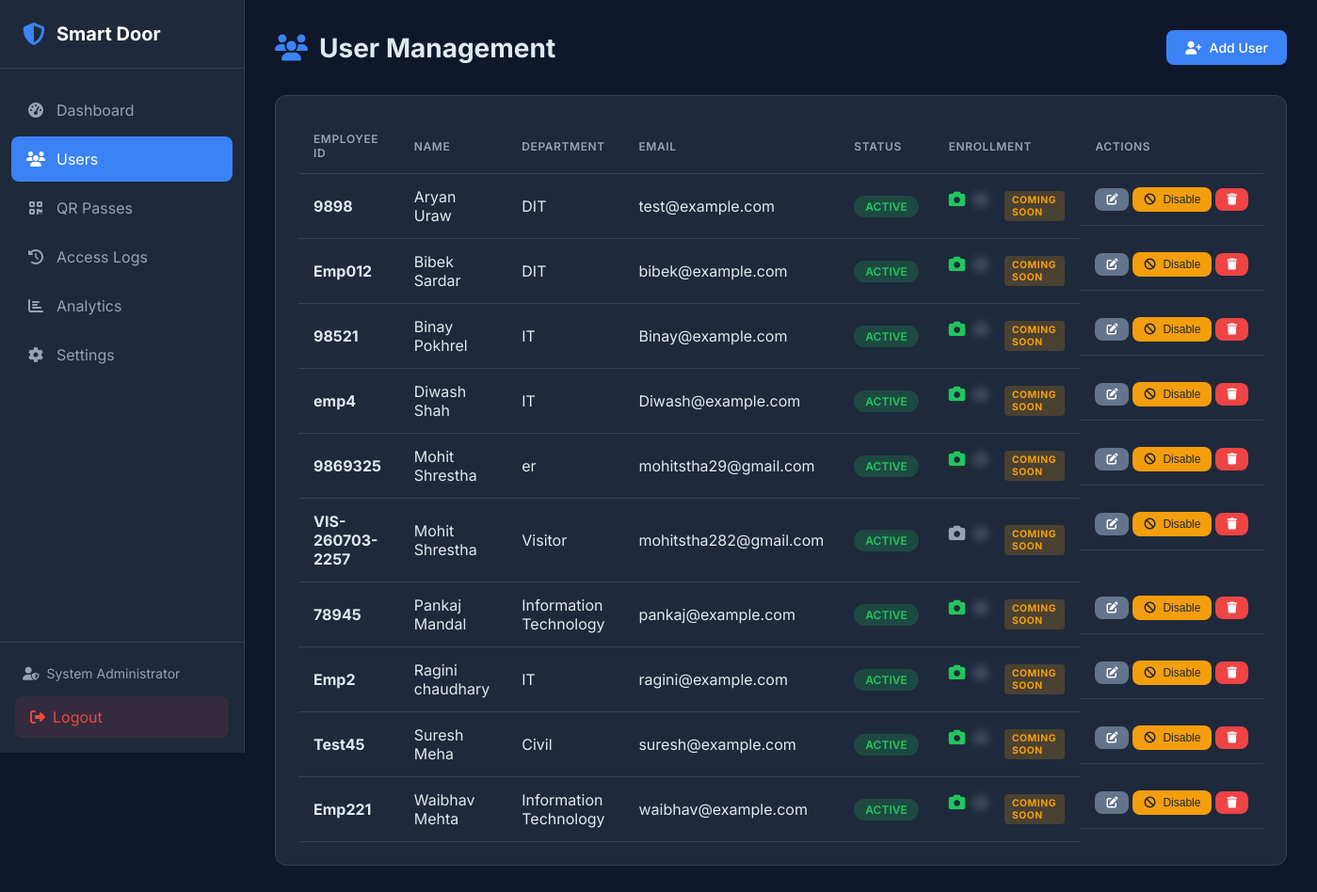
/users (signed in), run on the app's committed database.
### tables this page shows
CREATE TABLE admin (
    id INTEGER PRIMARY KEY AUTOINCREMENT,
    username VARCHAR(50) UNIQUE NOT NULL,
    password_hash VARCHAR(255) NOT NULL,
    email VARCHAR(100) UNIQUE NOT NULL,
    full_name VARCHAR(100) NOT NULL,
    is_active BOOLEAN DEFAULT 1,
    login_attempts INTEGER DEFAULT 0,
    locked_until DATETIME NULL,
    created_at DATETIME DEFAULT CURRENT_TIMESTAMP,
    updated_at DATETIME DEFAULT CURRENT_TIMESTAMP,
    last_login DATETIME NULL
);

CREATE TABLE users (
    id INTEGER PRIMARY KEY AUTOINCREMENT,
    employee_id VARCHAR(50) UNIQUE NOT NULL,
    first_name VARCHAR(50) NOT NULL,
    last_name VARCHAR(50) NOT NULL,
    email VARCHAR(100) UNIQUE,
    phone VARCHAR(20),
    department VARCHAR(100),
    designation VARCHAR(100),
    is_active BOOLEAN DEFAULT 1,
    face_enrolled BOOLEAN DEFAULT 0,
    fingerprint_enrolled BOOLEAN DEFAULT 0,
    created_at DATETIME DEFAULT CURRENT_TIMESTAMP,
    updated_at DATETIME DEFAULT CURRENT_TIMESTAMP,
    created_by INTEGER, user_type VARCHAR(50) DEFAULT 'Employee', access_level VARCHAR(50) DEFAULT 'Normal', allowed_doors TEXT DEFAULT 'Main Entrance', status VARCHAR(20) DEFAULT 'Active', expiration_date DATETIME NULL,
    FOREIGN KEY (created_by) REFERENCES admin(id)
);

### web/app.py (the view)
@app.route('/users')
@login_required
def users():
    all_users = user_repo.get_all()
    return render_template('users.html', users=all_users)

### database/db_manager.py (called while the page is built, shortened)
    def _get_connection(self) -> sqlite3.Connection:
        return self._local.connection

    def execute(self, query: str, params: tuple = ()) -> sqlite3.Cursor:
        conn = self._get_connection()
        cursor = conn.cursor()
        cursor.execute(query, params)
        return cursor

    def get_by_id(self, admin_id: int) -> Optional[Dict]:
        cursor = self.db.execute(
            "SELECT * FROM admin WHERE id = ?",
            (admin_id,)
        )
        row = cursor.fetchone()
        return dict(row) if row else None

    def get_all(self, active_only: bool = False) -> List[Dict]:
        query = "SELECT * FROM users"
        if active_only:
            query += " WHERE is_active = 1"
        query += " ORDER BY first_name, last_name"
        cursor = self.db.execute(query)
        return [dict(row) for row in cursor.fetchall()]

### web/app.py (called while the page is built)
def login_required(f):
    @wraps(f)
    def decorated_function(*args, **kwargs):
        if 'admin_id' not in session:
            flash('Please log in to access this page.', 'warning')
            return redirect(url_for('login'))
        admin = admin_repo.get_by_id(session['admin_id'])
        if not admin or not admin.get('is_active', False):
            session.clear()
            flash('Your session has expired.', 'warning')
            return redirect(url_for('login'))
        g.admin = admin
        return f(*args, **kwargs)
    return decorated_function

### web/templates/users.html (shortened to what this page needs)
 {% extends "base.html" %}
{% block content %}
<div class="page-header">
    <h1><i class="fas fa-users"></i> User Management</h1>
    <a href="{{ url_for('add_user') }}" class="btn btn-primary">
        <i class="fas fa-user-plus"></i> Add User
    </a>
</div>
<div class="card">
    <div class="card-body">
        {% if users %}
        <table class="table">
            <thead>
                <tr>
                    <th>Employee ID</th>
                    <th>Name</th>
                    <th>Department</th>
                    <th>Email</th>
                    <th>Status</th>
                    <th>Enrollment</th>
                    <th>Actions</th>
                </tr>
            </thead>
            <tbody>
                {% for user in users %}
                <tr>
                    <td><strong>{{ user.employee_id }}</strong></td>
                    <td>{{ user.first_name }} {{ user.last_name }}</td>
                    <td>{{ user.department or '-' }}</td>
                    <td>{{ user.email or '-' }}</td>
                    <td>
                        <span class="badge badge-{{ 'success' if user.is_active else 'secondary' }}">
                            {{ 'Active' if user.is_active else 'Disabled' }}
                        </span>
                    </td>
                    <td>
                        <span class="enrollment-status">
                            <i class="fas fa-camera {{ 'text-success' if user.face_enrolled else 'text-muted' }}"
                               title="Face {{ 'Enrolled' if user.face_enrolled else 'Not Enrolled' }}"></i>
                            <span class="coming-soon-overlay">
                                <i class="fas fa-fingerprint text-muted"
                                   title="Fingerprint - Coming Soon"></i>
                            </span>
                            <span class="coming-soon-badge">Coming Soon</span>
                        </span>
                    </td>
                    <td class="actions">
                        <a href="{{ url_for('edit_user', user_id=user.id) }}" class="btn btn-sm btn-secondary" title="Edit">
                            <i class="fas fa-edit"></i>
                        </a>
                        {% if user.is_active %}
                            <form method="POST" action="{{ url_for('disable_user', user_id=user.id) }}" style="display: inline;">
                                <button type="submit" class="btn btn-sm btn-warning" title="Disable User">
                                    <i class="fas fa-ban"></i> Disable
                                </button>
                            </form>
                        {% endif %}
                        <form method="POST" action="{{ url_for('delete_user', user_id=user.id) }}" style="display: inline;"
                              onsubmit="return confirm('Are you sure you want to delete this user? This cannot be undone.');">
                            <button type="submit" class="btn btn-sm btn-danger" title="Delete">
                                <i class="fas fa-trash"></i>
                            </button>
                        </form>
                    </td>
                </tr>
                {% endfor %}
            </tbody>
        </table>
        {% endif %}
    </div>
</div>
{% endblock %}

### web/templates/base.html (shortened to what this page needs)
<!DOCTYPE html>
<html lang="en">
<head>
    <link rel="stylesheet" href="{{ url_for('static', filename='css/style.css') }}">
    <link rel="stylesheet" href="https://cdnjs.cloudflare.com/ajax/libs/font-awesome/6.4.0/css/all.min.css">
</head>
<body>
    {% if session.get('admin_id') %}
    <nav class="sidebar">
        <div class="sidebar-header">
            <i class="fas fa-shield-alt"></i>
            <span>Smart Door</span>
        </div>
        <ul class="nav-menu">
            <li class="nav-item">
                <a href="{{ url_for('dashboard') }}" class="nav-link {% if request.endpoint == 'dashboard' %}active{% endif %}">
                    <i class="fas fa-tachometer-alt"></i>
                    <span>Dashboard</span>
                </a>
            </li>
            <li class="nav-item">
                <a href="{{ url_for('users') }}" class="nav-link {% if request.endpoint and 'user' in request.endpoint %}active{% endif %}">
                    <i class="fas fa-users"></i>
                    <span>Users</span>
                </a>
            </li>
            <li class="nav-item">
                <a href="{{ url_for('qr.dashboard') }}" class="nav-link {% if request.endpoint and 'qr.' in request.endpoint %}active{% endif %}">
                    <i class="fas fa-qrcode"></i>
                    <span>QR Passes</span>
                </a>
            </li>
            <li class="nav-item">
                <a href="{{ url_for('logs') }}" class="nav-link {% if request.endpoint == 'logs' %}active{% endif %}">
                    <i class="fas fa-history"></i>
                    <span>Access Logs</span>
                </a>
            </li>
            <li class="nav-item">
                <a href="{{ url_for('analytics') }}" class="nav-link {% if request.endpoint == 'analytics' %}active{% endif %}">
                    <i class="fas fa-chart-bar"></i>
                    <span>Analytics</span>
                </a>
            </li>
            <li class="nav-item">
                <a href="{{ url_for('settings') }}" class="nav-link {% if request.endpoint == 'settings' %}active{% endif %}">
                    <i class="fas fa-cog"></i>
                    <span>Settings</span>
                </a>
            </li>
        </ul>
        <div class="sidebar-footer">
            <div class="admin-info">
                <i class="fas fa-user-shield"></i>
                <span>{{ session.get('admin_name', 'Admin') }}</span>
            </div>
            <a href="{{ url_for('logout') }}" class="logout-btn">
                <i class="fas fa-sign-out-alt"></i>
                <span>Logout</span>
            </a>
        </div>
    </nav>
    {% endif %}
    <main class="main-content {% if not session.get('admin_id') %}full-width{% endif %}">
        {% block content %}{% endblock %}
    </main>
</body>
</html>

### web/static/css/style.css (style rules this page uses)
:root { --primary: #3b82f6; --primary-dark: #2563eb; --secondary: #64748b; --success: #22c55e; --danger: #ef4444; --warning: #f59e0b; --info: #06b6d4; --dark: #1e293b; --darker: #0f172a; --light: #f1f5f9; --white: #ffffff; --border: #334155; --text: #e2e8f0; --text-muted: #94a3b8; --sidebar-width: 260px; }
* { margin: 0; padding: 0; box-sizing: border-box; }
body { font-family: 'Inter', -apple-system, BlinkMacSystemFont, sans-serif; background-color: var(--darker); color: var(--text); min-height: 100vh; display: flex; }
a { text-decoration: none; color: inherit; }
.sidebar { width: var(--sidebar-width); height: 100vh; background: var(--dark); position: fixed; left: 0; top: 0; display: flex; flex-direction: column; border-right: 1px solid var(--border); }
.sidebar-header { padding: 1.5rem; display: flex; align-items: center; gap: 0.75rem; border-bottom: 1px solid var(--border); }
.sidebar-header i { font-size: 1.5rem; color: var(--primary); }
.sidebar-header span { font-size: 1.25rem; font-weight: 700; color: var(--white); }
.nav-menu { list-style: none; padding: 1rem 0; flex: 1; }
.nav-item { margin: 0.25rem 0.75rem; }
.nav-link { display: flex; align-items: center; gap: 0.75rem; padding: 0.875rem 1rem; border-radius: 0.5rem; transition: all 0.2s; color: var(--text-muted); }
.nav-link.active { background: var(--primary); color: var(--white); }
.nav-link i { width: 1.25rem; text-align: center; }
.sidebar-footer { padding: 1rem; border-top: 1px solid var(--border); }
.admin-info { display: flex; align-items: center; gap: 0.5rem; padding: 0.5rem; font-size: 0.875rem; color: var(--text-muted); margin-bottom: 0.5rem; }
.logout-btn { display: flex; align-items: center; gap: 0.5rem; padding: 0.75rem 1rem; background: rgba(239, 68, 68, 0.1); color: var(--danger); border-radius: 0.5rem; transition: all 0.2s; }
.main-content { flex: 1; margin-left: var(--sidebar-width); padding: 2rem; min-height: 100vh; }
.page-header { display: flex; justify-content: space-between; align-items: center; margin-bottom: 2rem; }
.page-header h1 { font-size: 1.75rem; font-weight: 700; display: flex; align-items: center; gap: 0.75rem; }
.page-header h1 i { color: var(--primary); }
.card { background: var(--dark); border-radius: 0.75rem; border: 1px solid var(--border); margin-bottom: 1.5rem; }
.card-body { padding: 1.5rem; }
.table { width: 100%; border-collapse: collapse; }
.table th, .table td { padding: 0.875rem 1rem; text-align: left; border-bottom: 1px solid var(--border); }
.table th { font-weight: 600; color: var(--text-muted); font-size: 0.75rem; text-transform: uppercase; letter-spacing: 0.05em; }
.badge { display: inline-block; padding: 0.25rem 0.75rem; border-radius: 9999px; font-size: 0.75rem; font-weight: 600; text-transform: uppercase; }
.badge-success { background: rgba(34, 197, 94, 0.2); color: var(--success); }
.btn { display: inline-flex; align-items: center; gap: 0.5rem; padding: 0.625rem 1.25rem; border-radius: 0.5rem; font-weight: 500; font-size: 0.875rem; border: none; cursor: pointer; transition: all 0.2s; }
.btn-sm { padding: 0.375rem 0.75rem; font-size: 0.75rem; }
.btn-primary { background: var(--primary); color: var(--white); }
.btn-secondary { background: var(--secondary); color: var(--white); }
.btn-danger { background: var(--danger); color: var(--white); }
.btn-warning { background: var(--warning); color: var(--dark); }
.enrollment-status { display: flex; gap: 0.5rem; font-size: 1.1rem; }
.text-success { color: var(--success); }
.text-muted { color: var(--text-muted); }
.enrollment-status i { transition: all 0.2s; }
.coming-soon-badge { display: inline-block; padding: 0.2rem 0.5rem; background: rgba(245, 158, 11, 0.2); color: var(--warning); border-radius: 0.25rem; font-size: 0.65rem; font-weight: 700; text-transform: uppercase; letter-spacing: 0.05em; margin-left: 0.5rem; vertical-align: middle; }
.coming-soon-overlay { filter: blur(4px); opacity: 0.5; pointer-events: none; user-select: none; }
.actions { display: flex; gap: 0.25rem; align-items: center; }
.actions .btn { font-size: 0.75rem; padding: 0.375rem 0.75rem; }
.actions { display: flex; gap: 0.25rem; }

### data on the page
admin: get "System Administrator"
users: employee_id "9898", first_name "Aryan", last_name "Uraw", department "DIT", email "test@example.com", is_active "ACTIVE", face_enrolled True (drawn)
users: employee_id "Emp012", first_name "Bibek", last_name "Sardar", department "DIT", email "bibek@example.com", is_active "ACTIVE", face_enrolled True (drawn)
users: employee_id "98521", first_name "Binay", last_name "Pokhrel", department "IT", email "Binay@example.com", is_active "ACTIVE", face_enrolled True (drawn)
users: employee_id "emp4", first_name "Diwash", last_name "Shah", department "IT", email "Diwash@example.com", is_active "ACTIVE", face_enrolled True (drawn)
users: employee_id "9869325", first_name "Mohit", last_name "Shrestha", department "er", email "mohitstha29@gmail.com", is_active "ACTIVE", face_enrolled True (drawn)
users: employee_id "VIS-260703-2257", first_name "Mohit", last_name "Shrestha", department "Visitor", email "mohitstha282@gmail.com", is_active "ACTIVE", face_enrolled False (drawn)
users: employee_id "78945", first_name "Pankaj", last_name "Mandal", department "Information Technology", email "pankaj@example.com", is_active "ACTIVE", face_enrolled True (drawn)
users: employee_id "Emp2", first_name "Ragini", last_name "chaudhary", department "IT", email "ragini@example.com", is_active "ACTIVE", face_enrolled True (drawn)
users: employee_id "Test45", first_name "Suresh", last_name "Meha", department "Civil", email "suresh@example.com", is_active "ACTIVE", face_enrolled True (drawn)
users: employee_id "Emp221", first_name "Waibhav", last_name "Mehta", department "Information Technology", email "waibhav@example.com", is_active "ACTIVE", face_enrolled True (drawn)
